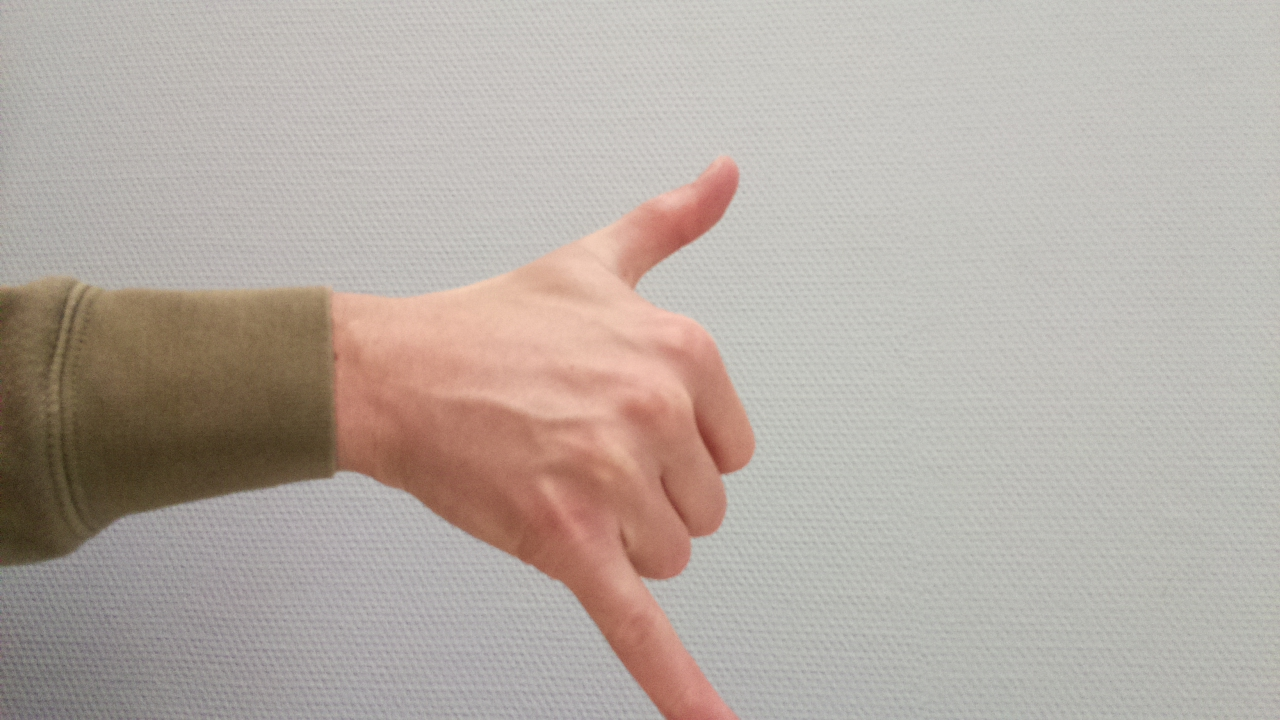
#> input picture evd_3/original_dataset/hangloose/image1665496255.jpg, 1280 x 720 px
$ python pre_processing_pipeline.py
#> lines starting #> are read from the running program, lines starting #| are printed output that depends on the picture; after the words box and inside, x2 and y2 are one past the last pixel; in counts of white or black regions, pixels touching at a corner belong together
#> further down, image is the input picture: shape (720, 1280, 3); mean B, G, R 164, 171.5, 181.3
### evd_3/pre_processing/removing_background.py
import cv2 as cv
import numpy as np
import os
import glob

import time  # for timing


def remove_background(img):
    '''
        function that makes image into binary image and removes background
        input: image (Mat object)
        output: binary image
    '''

    img = cv.blur(img, (3, 3))

    # convert to HSV
    img_hsv = cv.cvtColor(img, cv.COLOR_BGR2HSV)
#> img_hsv: shape (720, 1280, 3); mean H, S, V 31.2, 27.7, 181.5

    # define range of blue color in HSV
    light_blue = (0, 50, 0)
    dark_blue = (255, 255, 255)

    # Mark pixels outside background color range
    mask = cv.inRange(img_hsv, light_blue, dark_blue)
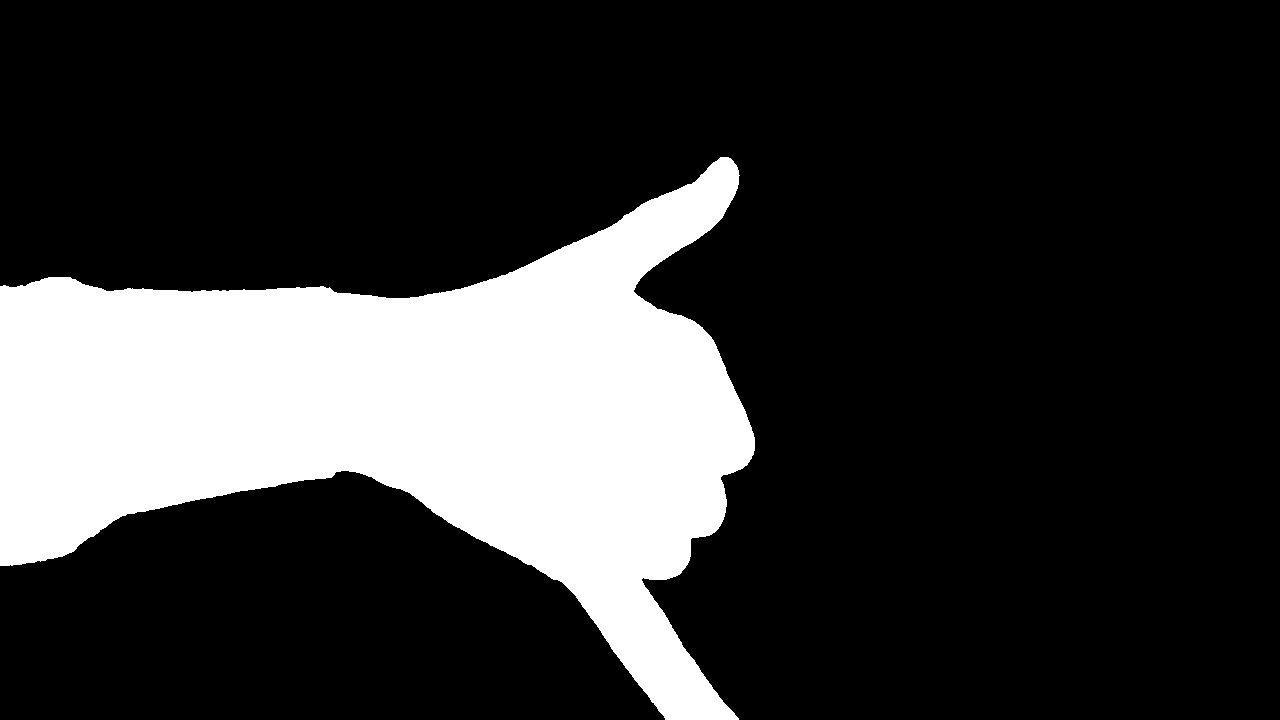
#> mask: shape (720, 1280); 21.3% white; 1 white region, box (x1, y1, x2, y2) and area: (0, 157, 755, 720) 196223
    res = mask

    # remove green sleeve
    light_green = (13, 0, 0)
    dark_green = (127, 255, 255)

    # Mark pixels outside background color range
    mask_sleeve = cv.inRange(img_hsv, light_green, dark_green)
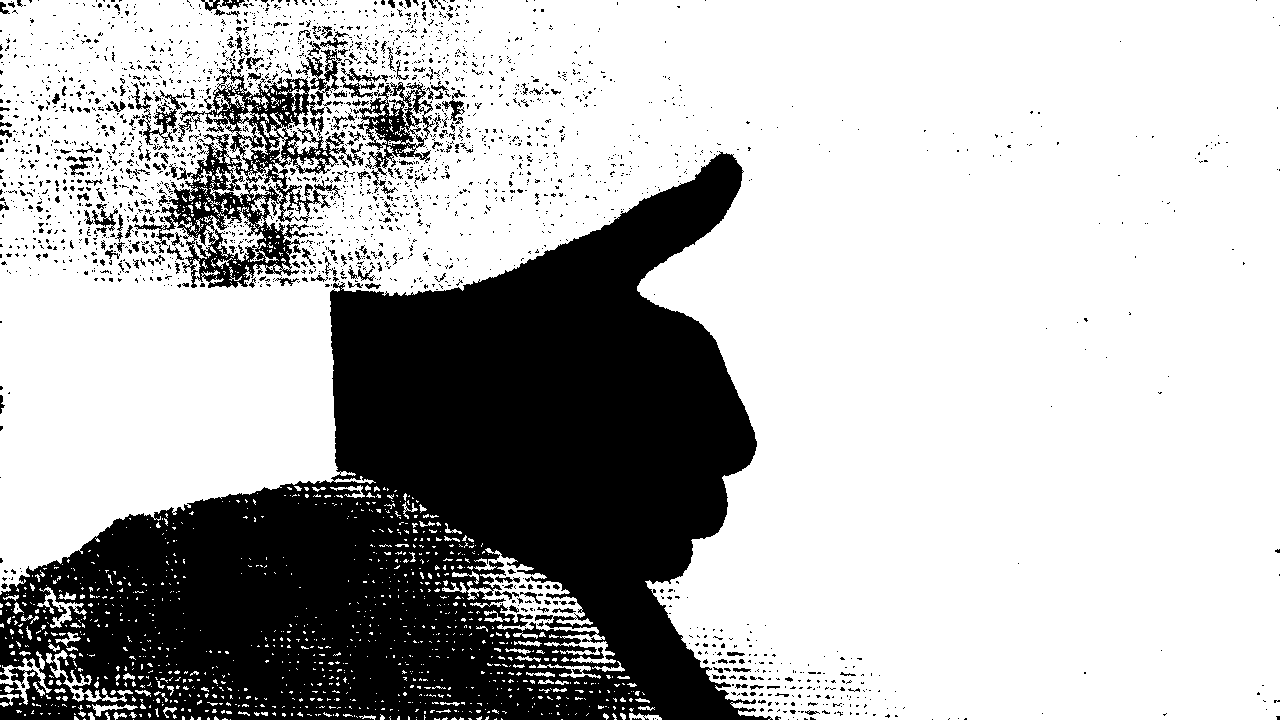
#> mask_sleeve: shape (720, 1280); 71.5% white; 2374 black regions (2171 under 20 px), largest, box (x1, y1, x2, y2) and area: (0, 151, 773, 720) 226208, (134, 49, 356, 288) 14776, (353, 82, 435, 194) 2822
    res2 = mask_sleeve

    # invert the mask
    res2 = cv.bitwise_not(res2)

    # combine the two masks
    res = cv.bitwise_and(res, res2)
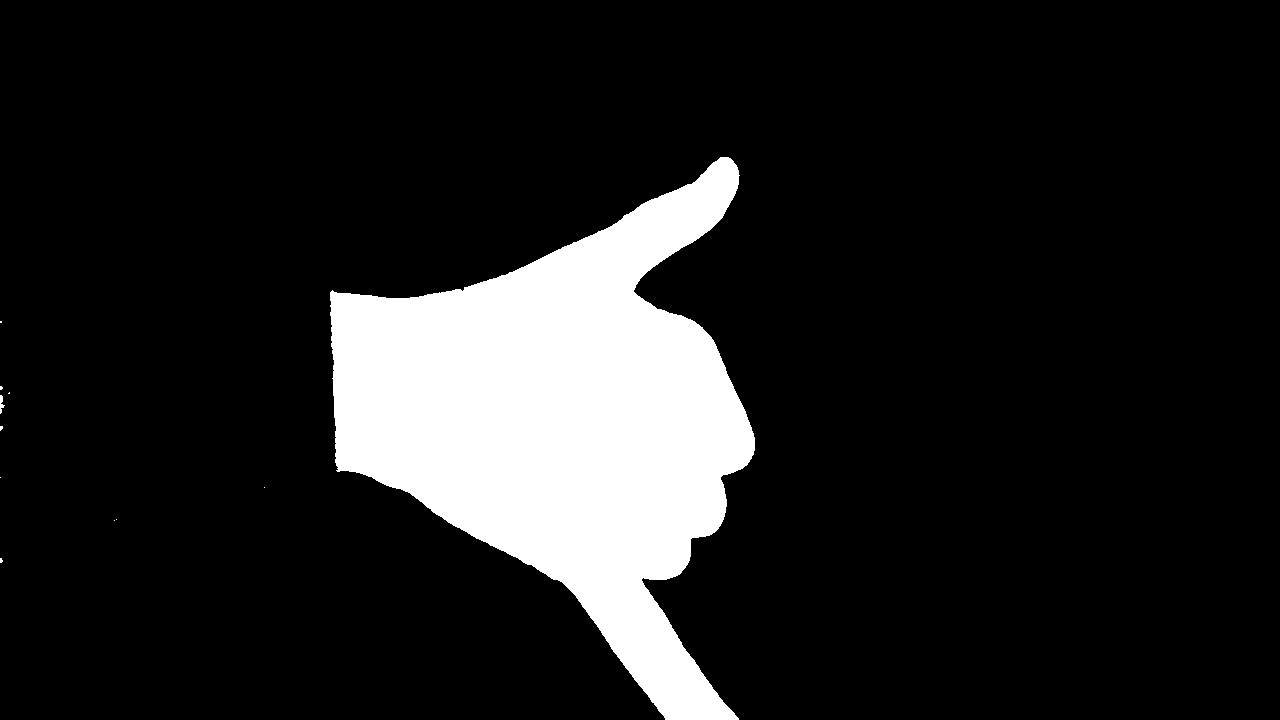
#> res: shape (720, 1280); 13.1% white; 11 white regions (9 under 20 px)

    '''
        if blob is too small, remove it
    '''
    #  find contours
    contours, hierarchy = cv.findContours(
        res.copy(), cv.RETR_TREE, cv.CHAIN_APPROX_SIMPLE)
#> contours = 11 contours, 9 with area under 20; largest, box (x1, y1, x2, y2) and area: (330, 157, 755, 720) 119400, (0, 395, 5, 414) 28

    #  find the biggest area
    max_area = 0
    for i in range(len(contours)):
        cnt = contours[i]
        area = cv.contourArea(cnt)
        if (area > max_area):
            max_area = area
#> this loop made 11 passes
#> (area, max_area) on passes 7, 11: (27.5, 27.5), (119399.5, 119399.5)
#> after the loop, max_area = 119399.5

    #  if the area is less than 100 pixels, remove it
    for i in range(len(contours)):
        cnt = contours[i]
        area = cv.contourArea(cnt)
        if (area < 10000):
            cv.drawContours(res, contours, i, 0, -1)
#> this loop made 11 passes
#> area on passes 7, 11: 27.5, 119399.5
#> res: shape (720, 1280); 13% white; 1 white region

    return res


# [38 lines that do not run on import are left out]

### evd_3/pre_processing/feature_extraction.py
import cv2
import numpy as np
from math import sqrt
import os

features = ["area", "perimeter", "aspect_ratio",
            "extent", "pa_ratio", "number_of_hull_defects"]


def extract_features(image):
    contours, hierarchy = cv2.findContours(
        image, cv2.RETR_LIST, cv2.CHAIN_APPROX_SIMPLE)
#> contours = 1 contour; box (x1, y1, x2, y2) and area: (330, 157, 755, 720) 119400

    if (len(contours) < 1):
        return np.array((0, 0, 0, 0, 0, 0))

    contour = max(contours, key=cv2.contourArea)
#> contour = contour of 908 points, box (x1, y1, x2, y2) (330, 157, 755, 720), area 119400

    area = cv2.contourArea(contour)
#> area = 119399.5
    perimeter = cv2.arcLength(contour, True)
#> perimeter = 2012.1
    minAreaRect = cv2.minAreaRect(contour)
#> minAreaRect = ((544.4, 448.6), (419.7, 562.1), -3.28)
    (x, y), (width, height), angle = minAreaRect
#> x = 544.4; y = 448.6; width = 419.7; height = 562.1; angle = -3.28
    aspect_ratio = min(width, height) / max(width, height)
#> aspect_ratio = 0.747
    # rect_area = width * height
    # extend = area / rect_area
    extend = area / cv2.contourArea(cv2.convexHull(contour))
#> extend = 0.724
    pa_ratio = perimeter / sqrt(area)
#> pa_ratio = 5.82

    approx_contour = cv2.approxPolyDP(contour, perimeter * 0.001, True)
#> approx_contour = contour of 49 points, box (x1, y1, x2, y2) (330, 157, 755, 720), area 119233
    hull = cv2.convexHull(approx_contour, returnPoints=False)
#> hull = [48, 47, 38, 25, 24, 16, 14, 12, 11, 1, 0]
    defects = cv2.convexityDefects(approx_contour, hull)
#> defects = [[1, 11, 7, 11034], [12, 14, 13, 527], [14, 16, 15, 603], [16, 24, 21, 12102], [25, 38, 27, 26822], [38, 47, 42, 28774]]

    number_of_hull_defects = len(defects)
#> number_of_hull_defects = 6

    dst = cv2.cvtColor(image, cv2.COLOR_GRAY2RGB)
#> dst: shape (720, 1280, 3); 13% white; 1 white region, box (x1, y1, x2, y2) and area: (330, 157, 755, 720) 120251
    cv2.drawContours(dst, [contour], 0, (255, 0, 0), 3)
    cv2.drawContours(dst, [approx_contour], 0, (0, 255, 0), 2)

    box = cv2.boxPoints(minAreaRect)
#> box = [[351, 741.2], [318.9, 180], [737.9, 156], [770, 717.2]]
    box = np.int0(box)
#> box = [[350, 741], [318, 179], [737, 155], [770, 717]]
    cv2.drawContours(dst, [box], 0, (0, 255, 255), 2)

    for i in range(defects.shape[0]):
        s, e, f, d = defects[i, 0]
        start = tuple(approx_contour[s][0])
        end = tuple(approx_contour[e][0])
        far = tuple(approx_contour[f][0])
        cv2.line(dst, start, end, [0, 0, 255], 2)
        cv2.circle(dst, far, 5, [0, 0, 255], -1)
#> this loop made 6 passes
#> (s, e, f, d, start, end, far) on passes 1 to 6: (1, 11, 7, 11034, (720, 157), (332, 290), (462, 291)), (12, 14, 13, 527, (330, 292), (335, 462), (336, 426)), (14, 16, 15, 603, (335, 462), (336, 470), (338, 467)), (16, 24, 21, 12102, (336, 470), (665, 719), (561, 581)), (25, 38, 27, 26822, (738, 719), (754, 437), (641, 579)), (38, 47, 42, 28774, (754, 437), (739, 175), (633, 290))
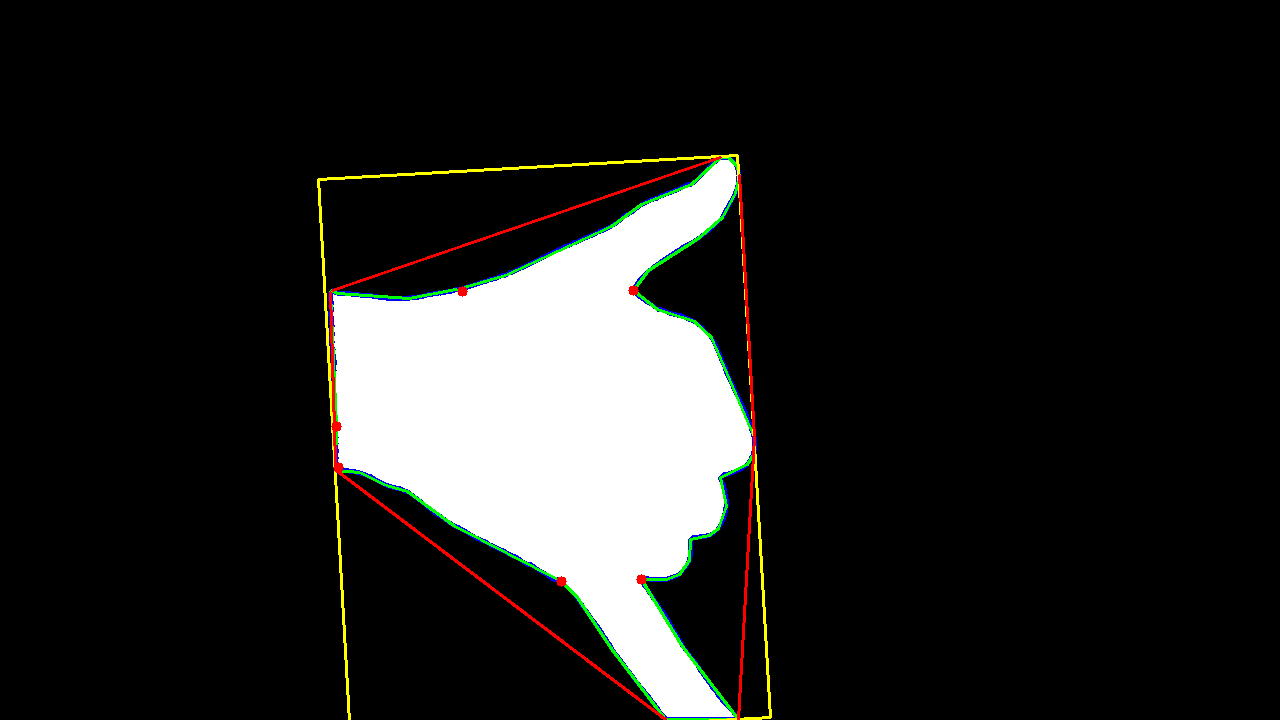
#> dst: shape (720, 1280, 3); mean B, G, R 32.5, 34.2, 34.3

    cv2.imshow("intermediate", dst)

    return [area, perimeter, aspect_ratio, extend, pa_ratio, number_of_hull_defects]


# [19 lines that do not run on import are left out]

### evd_3/pre_processing/pre_processing_pipeline.py
from inspect import getsourcefile
from os.path import abspath
import os
import glob
import cv2
from feature_extraction import extract_features
from removing_background import remove_background
import pandas as pd


classes = ["hangloose", "ignore", "paper", "rock", "scissors"]

current_dir = os.path.dirname(abspath(getsourcefile(lambda: 0)))

dataPath = os.path.join(current_dir, "..", "original_dataset")

dataset = []

for label in classes:
    print("processing {}".format(label))
    classPath = os.path.join(dataPath, label)
    image_filenames = glob.glob(classPath + "/*.jpg")

    for image_filename in image_filenames:
        #print("image {}".format(image_filename))
        image = cv2.imread(image_filename)

        binary_image = remove_background(image)

        features = extract_features(binary_image)
#> features = [119399.5, 2012.1, 0.747, 0.724, 5.82, 6]

        row = [label]
        row.extend(features)

        frame = pd.DataFrame(row)
#> frame = table of 7 rows and 1 columns

        dataset.append(row)

dataset = pd.DataFrame(dataset)
# columns=["label", "area", "perimeter", "aspect_ratio", "extent", "pa_ratio", "number_of_hull_defects"]
dataset.to_csv("dataset.csv")
